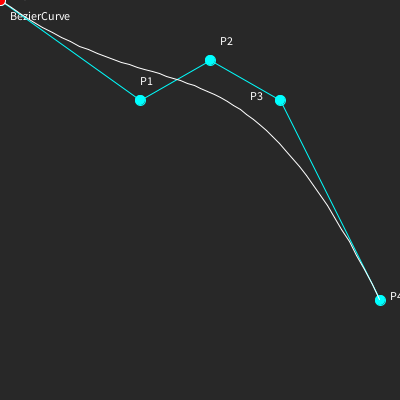
Frame 1 (no input)
Frame 60 (the mouse pressed at the canvas centre just before this capture): identical to frame 1, image omitted
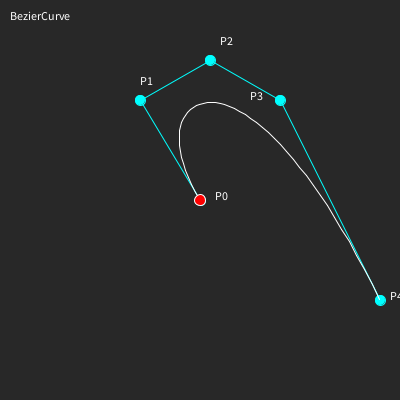
Frame 120 (the mouse held since frame 60 and released just before this capture)

The Processing sketch that drew these frames (run headless with seeded random() and noise(); from frame 60 on, the mouse is pressed at the canvas centre):

// Processing sketch: 8_t15781hf
// ── 8_t15781hf.pde
//  有理化しました

class BezierCurve {

  PVector P0, P1, P2, P3, P4;
  PVector[] R;
  float w0, w1, w2, w3, w4;
  int tn;
  int selected = 0;
  float diff = 0.01;

  BezierCurve() {
    P0 = new PVector(); P0.x =  20; P0.y = 300;
    P1 = new PVector(); P1.x = 140; P1.y = 100;
    P2 = new PVector(); P2.x = 210; P2.y = 60;
    P3 = new PVector(); P3.x = 280; P3.y = 100;
    P4 = new PVector(); P4.x = 380; P4.y = 300;

    w0=1; w1=1; w2=1; w3=1; w4=1;

    tn = 50;
    R = new PVector[tn+1];
  }

  void changeSelected(int diff)
  {
      switch(diff)
      {
          case 1:
            selected += 1;
            if(selected > 4) selected = 0;
            break;
          case -1:
            selected -= 1;
            if(selected < 0) selected = 4;
            break;
          default:
            break;
      }
  }

  void changeWeight(boolean _b)
  {
      switch(selected)
      {
          case 0:
            if(_b) w0 += diff;
            else w0 -= diff;
            break;
          case 1:
            if(_b) w1 += diff;
            else w1 -= diff;
            break;
          case 2:
            if(_b) w2 += diff;
            else w2 -= diff;
            break;
          case 3:
            if(_b) w3 += diff;
            else w3 -= diff;
            break;
          case 4:
            if(_b) w4 += diff;
            else w4 -= diff;
            break;
          default: break;
      }
  }

  void draw() {

    int   i, tt;
    float t=0.0;
    float ts = (float)1 / tn;
    float B40t, B41t, B42t, B43t, B44t;

    stroke(0, 255, 255);
    fill(0, 255, 255, 30);
    //quad(P0.x, P0.y, P1.x, P1.y, P2.x, P2.y, P3.x, P3.y);
    line(P0.x, P0.y, P1.x, P1.y);
    line(P1.x, P1.y, P2.x, P2.y);
    line(P2.x, P2.y, P3.x, P3.y);
    line(P3.x, P3.y, P4.x, P4.y);

    fill(0, 255, 255);
    ellipse(P0.x, P0.y, 10, 10);
    ellipse(P1.x, P1.y, 10, 10);
    ellipse(P2.x, P2.y, 10, 10);
    ellipse(P3.x, P3.y, 10, 10);
    ellipse(P4.x, P4.y, 10, 10);

    // text control points
    fill(255, 255, 255);
    text("P0", P0.x+15, P0.y   ); // p0
    text("P1", P1.x,    P1.y-15); // p1
    text("P2", P2.x+10, P2.y-15); // p2
    text("P3", P3.x-30, P3.y   ); // p3
    text("P4", P4.x+10, P4.y);

    noFill();
    stroke(255, 255, 255);

    for(tt = 0; tt <= tn ; tt+=1) {
        B40t =  (1-t) * (1-t) * (1-t) * (1-t);
        B41t =  4 * (1-t) * (1-t) * (1-t) * t;
        B42t =  6 * (1-t) * (1-t) * t * t;
        B43t =  4 * (1-t) * t * t * t;
        B44t =  t * t * t * t;
        float sum = B40t*w0 + B41t*w1 + B42t*w2 + B43t*w3 + B44t*w4;

        R[tt] = new PVector();
        R[tt].x = (B40t*P0.x + B41t*P1.x + B42t*P2.x + B43t*P3.x + B44t*P4.x) / sum;
        R[tt].y = (B40t*P0.y + B41t*P1.y + B42t*P2.y + B43t*P3.y + B44t*P4.y) / sum;
        if(tt != 0) line(R[tt-1].x, R[tt-1].y, R[tt].x, R[tt].y);

      t = t + ts;
    }
  }

  void drawSelected()
  {
      fill(255, 0, 0);
      switch(selected)
      {
          case 0: ellipse(P0.x, P0.y, 11, 11); break;
          case 1: ellipse(P1.x, P1.y, 11, 11); break;
          case 2: ellipse(P2.x, P2.y, 11, 11); break;
          case 3: ellipse(P3.x, P3.y, 11, 11); break;
          case 4: ellipse(P4.x, P4.y, 11, 11); break;
          default: break;
      }

  }
}

BezierCurve b0;
void setup() {
  size(400, 400);
  b0 = new BezierCurve();
}

void draw() {
  background(40);

  fill(255);
  text("BezierCurve", 10, 20);

  b0.P0.x = mouseX; b0.P0.y = mouseY;

  b0.draw();
  b0.drawSelected();
}

void keyPressed()
{
    if (key == 'w') b0.w1 += 0.1;
    else if (key == 'W') b0.w1 -= 0.1;
    switch(key)
    {
        case 'w': b0.changeWeight(true); break;
        case 'W': b0.changeWeight(false); break;
        case 'u': b0.changeSelected(1); break;
        case 'd': b0.changeSelected(-1); break;
        default: break;
    }
}
